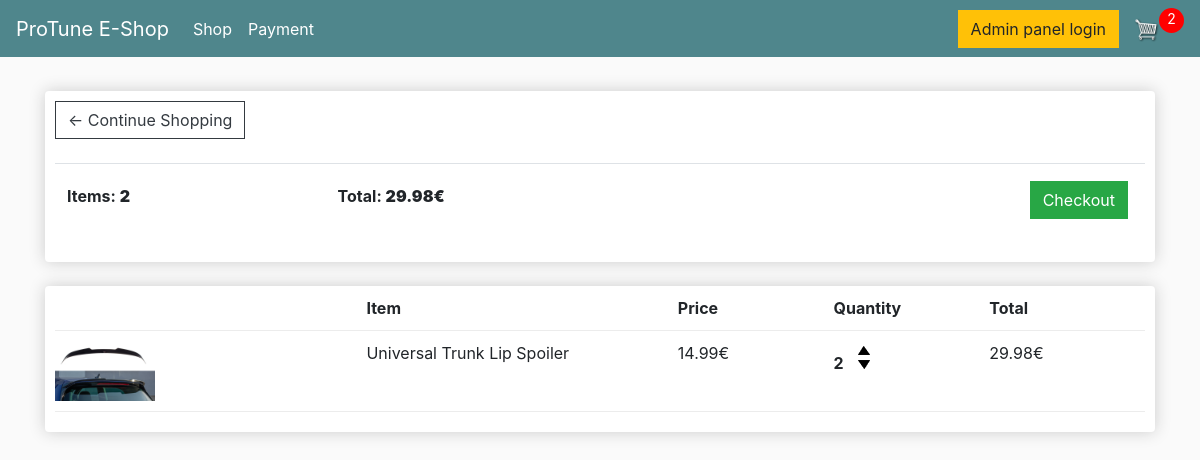
The app's page /cart/ (signed in) with its own data.
### store/models.py (models this page shows, shortened)
class Order(models.Model):
    customer = models.ForeignKey(Customer, on_delete=models.SET_NULL, null=True, blank=True)
    date_ordered = models.DateTimeField(auto_now_add=True)
    complete = models.BooleanField(default=False)
    transaction_id = models.CharField(max_length=100, null=True)
    @property
    def get_cart_total(self):
        orderitems = self.orderitem_set.all()
        total = sum([item.get_total for item in orderitems])
        return total
    @property
    def get_cart_items(self):
        orderitems = self.orderitem_set.all()
        total = sum([item.quantity for item in orderitems])
        return total

class OrderItem(models.Model):
    product = models.ForeignKey(Product, on_delete=models.SET_NULL, null=True, blank=True)
    order = models.ForeignKey(Order, on_delete=models.SET_NULL, null=True, blank=True)
    quantity = models.IntegerField(default=0, null=True, blank=True)
    date_added = models.DateTimeField(auto_now_add=True)
    @property
    def get_total(self):
        total = self.product.price * self.quantity
        return total

class Product(models.Model):
    name = models.CharField(max_length=200)
    price = models.DecimalField(max_digits=7, decimal_places=2)
    digital = models.BooleanField(default=False, null=True, blank=True)
    image = models.ImageField(null=True, blank=True)
    @property
    def imageURL(self):
        try:
            url = self.image.url
        except:
            url = ''
        return url

### store/views.py (the view)
# urls.py: path('cart/', views.cart, name="cart"),
def cart(request):
    data = cartData(request)
    cartItems = data['cartItems']
    order = data['order']
    items = data['items']
    context = {'items': items, 'order': order, 'cartItems': cartItems}
    return render(request, 'store/cart.html', context)

### store/utils.py (called while the page is built)
def cartData(request):
    if request.user.is_authenticated:
        customer = request.user.customer
        order, created = Order.objects.get_or_create(
            customer=customer, complete=False)
        items = order.orderitem_set.all()
        cartItems = order.get_cart_items
    else:
        cookieData = cookieCart(request)
        cartItems = cookieData['cartItems']
        order = cookieData['order']
        items = cookieData['items']
    return {'cartItems': cartItems, 'order': order, 'items': items}

### store/templates/store/cart.html (shortened to what this page needs)
{% extends 'store/main.html' %} {% load static %} {% block content %}
<div class="row">
    <div class="col-lg-12">
        <div class="box-element">
            <a class="btn btn-outline-dark" href="{% url 'store' %}"
                >&#x2190; Continue Shopping</a
            >
            <br />
            <br />
            <table class="table">
                <tr>
                    <th>
                        Items: <strong>{{order.get_cart_items}}</strong>
                    </th>
                    <th>
                        Total:
                        <strong>{{order.get_cart_total|floatformat:2}}€</strong>
                    </th>
                    <th>
                        <a
                            style="float: right; margin: 5px"
                            class="btn btn-success"
                            href="{% url 'checkout' %}"
                            >Checkout</a
                        >
                    </th>
                </tr>
            </table>
        </div>
        <br />
        <div class="box-element">
            <div class="cart-row">
                <div style="flex: 2"></div>
                <div style="flex: 2"><strong>Item</strong></div>
                <div style="flex: 1"><strong>Price</strong></div>
                <div style="flex: 1"><strong>Quantity</strong></div>
                <div style="flex: 1"><strong>Total</strong></div>
            </div>
            {% for item in items %}
            <div class="cart-row">
                <div style="flex: 2">
                    <img class="row-image" src="{{item.product.imageURL}}" />
                </div>
                <div style="flex: 2">{{item.product.name}}</div>
                <div style="flex: 1">{{item.product.price|floatformat:2}}€</div>
                <div style="flex: 1">
                    <p class="quantity">{{item.quantity}}</p>
                    <div class="quantity">
                        <img
                            data-product="{{item.product.id}}"
                            data-action="add"
                            class="chg-quantity update-cart"
                            src="{% static 'images/arrow-up.png' %}"
                        />
                        <img
                            data-product="{{item.product.id}}"
                            data-action="remove"
                            class="chg-quantity update-cart"
                            src="{% static 'images/arrow-down.png' %}"
                        />
                    </div>
                </div>
                <div style="flex: 1">{{item.get_total|floatformat:2}}€</div>
            </div>
            {% endfor %}
        </div>
    </div>
</div>
{% endblock content %}

### static/css/main.css (style rules this page uses)
body { background-color: hsl(0, 0%, 98%); }
.box-element { box-shadow: hsl(0, 0%, 80%) 0 0 16px; background-color: #fff; border-radius: 4px; padding: 10px; }
.col-lg-4, .col-lg-6, .col-lg-8, .col-lg-12 { margin-top: 10px; }
.btn { border-radius: 0; }
.row-image { width: 100px; }
.cart-row { display: flex; align-items: flex-stretch; padding-bottom: 10px; margin-bottom: 10px; border-bottom: 1px solid #ececec; }
.quantity { display: inline-block; font-weight: 700; padding-right: 10px; }
.chg-quantity { width: 12px; cursor: pointer; display: block; margin-top: 5px; transition: 0.1s; }

### records on screen
Order: get_cart_items "2", get_cart_total "29.98"
OrderItem: product.imageURL (picture), product.name "Universal Trunk Lip Spoiler", product.price "14.99", quantity "2", get_total "29.98"

### other values on screen
{{ cartItems }} "2"
